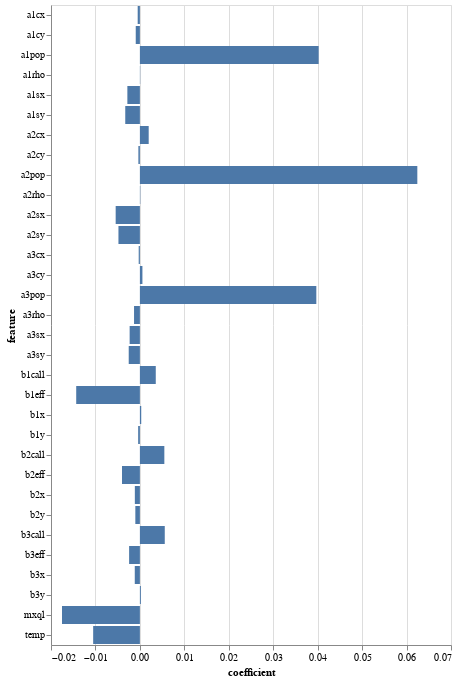

Notebook source saved alongside this figure:
### Markdown cell above
From this output, we can see the variables a1sx and a1sy have the lowest value (the biggest negative value) so they are contributing more to the prediction than the three other variables shown here.

### Code cell
alt.Chart(coef_df).mark_bar().encode(x='coefficient', y='feature')

### Figure 1 — Vega-Lite specification as saved in the notebook (floating-point values rounded to 4 significant figures)
{"config": {"view": {"continuousWidth": 400, "continuousHeight": 300}}, "data": {"name": "data-bbeac608516ef42799466ad23410b065"}, "mark": "bar", "encoding": {"x": {"type": "quantitative", "field": "coefficient"}, "y": {"type": "nominal", "field": "feature"}}, "$schema": "https://vega.github.io/schema/vega-lite/v4.8.1.json", "datasets": {"data-bbeac608516ef42799466ad23410b065": [{"feature": "a1cx", "coefficient": -0.0004948}, {"feature": "a1cy", "coefficient": -0.0009337}, {"feature": "a1sx", "coefficient": -0.002819}, {"feature": "a1sy", "coefficient": -0.003293}, {"feature": "a1rho", "coefficient": 5.933e-05}, {"feature": "a1pop", "coefficient": 0.04022}, {"feature": "a2cx", "coefficient": 0.00198}, {"feature": "a2cy", "coefficient": -0.0003395}, {"feature": "a2sx", "coefficient": -0.005449}, {"feature": "a2sy", "coefficient": -0.004825}, {"feature": "a2rho", "coefficient": 8.229e-05}, {"feature": "a2pop", "coefficient": 0.06242}, {"feature": "a3cx", "coefficient": -0.0002664}, {"feature": "a3cy", "coefficient": 0.0005695}, {"feature": "a3sx", "coefficient": -0.002307}, {"feature": "a3sy", "coefficient": -0.002514}, {"feature": "a3rho", "coefficient": -0.001316}, {"feature": "a3pop", "coefficient": 0.0397}, {"feature": "temp", "coefficient": -0.01051}, {"feature": "b1x", "coefficient": 0.0003021}, {"feature": "b1y", "coefficient": -0.0003897}, {"feature": "b1call", "coefficient": 0.003574}, {"feature": "b1eff", "coefficient": -0.01433}, {"feature": "b2x", "coefficient": -0.001135}, {"feature": "b2y", "coefficient": -0.001025}, {"feature": "b2call", "coefficient": 0.005502}, {"feature": "b2eff", "coefficient": -0.00402}, {"feature": "b3x", "coefficient": -0.001152}, {"feature": "b3y", "coefficient": 0.0002159}, {"feature": "b3call", "coefficient": 0.005598}, {"feature": "b3eff", "coefficient": -0.002425}, {"feature": "mxql", "coefficient": -0.01752}]}}
